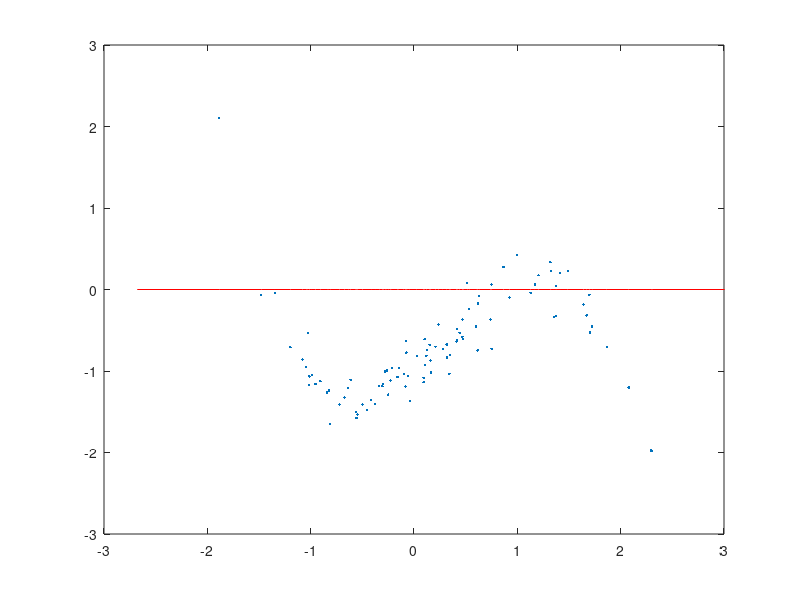

This chart was generated by the following MATLAB code: (Note: this script raises an error after producing the figure.)
%Demo for linear regression via gradient descent
%for fitting polynomials
% Author: Andreas Krause (ETHZ)

degree = 3; %degree of polynomial
n=100; %number of data points
minX = -3; maxX = 3; %for plotting
a = [-1; 1;.5;-.5]; %coefficients
eps = .2; %noise
xs = randn(n,1); %1D x-coordinate
X = ones(n,1); %feature vectors
lambda = 0; %ridge regression regularization parameter
for i = 1:degree
    X = [X xs.^i]; %creating polynomial features
end
Y = X*a+randn(100,1)*eps; %generate noisy response Y
n_iter = 200; %number of iterations
d = size(X,2); %number of dimensions
w = zeros(d,1); %initial guess for slope
eta0 = 1e-2; %Initial step size for gradient descent
TOL = 1e-2; %tolerance for termination
wold = inf*zeros(d,1);
fval = inf;
for i = 1:n_iter
    % some plotting
    plot(X(:,2),Y,'.');
    hold on
    Yint=X*w;
    [~,I]=sort(X(:,2));
    axis([minX,maxX,minX,maxX]);
    plot(X(I,2),Yint(I),'r');
    hold off
    pause(.1)
    fvalold = fval; 
    fval = norm(Y-X*w);
    if fval<fvalold %bold driver for updating step size
        eta = eta*1.1
    else
        eta = eta/2
    end
    wold = w; %save old weights for termination check
    grads = 2*(Y-X*w)*ones(1,d).*X; %compute gradients of LS for each data
    w=w+eta*(sum(grads)'-2*lambda*w); %gradient descent
    wdiff = norm(wold-w);
    if wdiff<TOL %termination condition
        break
    end
end
disp(sprintf('finished after %d iterations',i))
